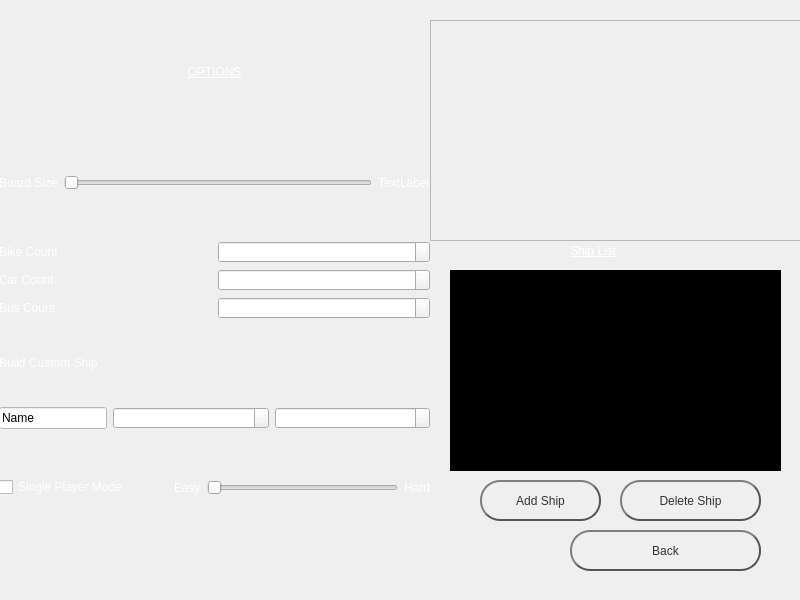
<?xml version="1.0" encoding="UTF-8"?>
<ui version="4.0">
 <class>settingspage</class>
 <widget class="QWidget" name="settingspage">
  <property name="geometry">
   <rect>
    <x>0</x>
    <y>0</y>
    <width>800</width>
    <height>600</height>
   </rect>
  </property>
  <property name="windowTitle">
   <string>Form</string>
  </property>
  <widget class="QFrame" name="frame">
   <property name="geometry">
    <rect>
     <x>430</x>
     <y>20</y>
     <width>371</width>
     <height>221</height>
    </rect>
   </property>
   <property name="styleSheet">
    <string notr="true">image: url(:/BattleShipLogo.svg);</string>
   </property>
   <property name="frameShape">
    <enum>QFrame::StyledPanel</enum>
   </property>
   <property name="frameShadow">
    <enum>QFrame::Raised</enum>
   </property>
  </widget>
  <widget class="QPushButton" name="backButtonOptions">
   <property name="geometry">
    <rect>
     <x>570</x>
     <y>530</y>
     <width>191</width>
     <height>41</height>
    </rect>
   </property>
   <property name="styleSheet">
    <string notr="true">QPushButton {
	font: 18pt &quot;MS Shell Dlg 2&quot;;
    color: #333;
    border: 2px solid #555;
    border-radius: 20px;
    border-style: outset;
    background: qradialgradient(
        cx: 0.3, cy: -0.4, fx: 0.3, fy: -0.4,
        radius: 1.35, stop: 0 #fff, stop: 1 #888
        );
    padding: 5px;
    }

QPushButton:hover {
    background: qradialgradient(
        cx: 0.3, cy: -0.4, fx: 0.3, fy: -0.4,
        radius: 1.35, stop: 0 #fff, stop: 1 #bbb
        );
    }

QPushButton:pressed {
    border-style: inset;
    background: qradialgradient(
        cx: 0.4, cy: -0.1, fx: 0.4, fy: -0.1,
        radius: 1.35, stop: 0 #fff, stop: 1 #ddd
        );
    }</string>
   </property>
   <property name="text">
    <string>Back</string>
   </property>
  </widget>
  <widget class="QWidget" name="verticalLayoutWidget">
   <property name="geometry">
    <rect>
     <x>-1</x>
     <y>19</y>
     <width>431</width>
     <height>521</height>
    </rect>
   </property>
   <layout class="QVBoxLayout" name="verticalLayout">
    <item>
     <widget class="QLabel" name="label_5">
      <property name="styleSheet">
       <string notr="true">color: rgb(255, 255, 255);
font: 75 28pt &quot;MS Shell Dlg 2&quot;;
text-decoration: underline;</string>
      </property>
      <property name="text">
       <string>OPTIONS</string>
      </property>
      <property name="alignment">
       <set>Qt::AlignCenter</set>
      </property>
     </widget>
    </item>
    <item>
     <layout class="QHBoxLayout" name="horizontalLayout">
      <item>
       <widget class="QLabel" name="BoardSize">
        <property name="styleSheet">
         <string notr="true">color: rgb(255, 255, 255);
color: rgb(255, 255, 255);
font: 75 10pt &quot;MS Shell Dlg 2&quot;;</string>
        </property>
        <property name="text">
         <string>Board Size</string>
        </property>
       </widget>
      </item>
      <item>
       <widget class="QSlider" name="sizeSlider">
        <property name="orientation">
         <enum>Qt::Horizontal</enum>
        </property>
       </widget>
      </item>
      <item>
       <widget class="QLabel" name="sizeValue">
        <property name="styleSheet">
         <string notr="true">color: rgb(255, 255, 255);</string>
        </property>
        <property name="text">
         <string>TextLabel</string>
        </property>
       </widget>
      </item>
     </layout>
    </item>
    <item>
     <layout class="QHBoxLayout" name="horizontalLayout_2">
      <item>
       <widget class="QLabel" name="busCountLabel">
        <property name="sizePolicy">
         <sizepolicy hsizetype="Preferred" vsizetype="Fixed">
          <horstretch>0</horstretch>
          <verstretch>0</verstretch>
         </sizepolicy>
        </property>
        <property name="styleSheet">
         <string notr="true">color: rgb(255, 255, 255);
font: 75 12pt &quot;MS Shell Dlg 2&quot;;</string>
        </property>
        <property name="text">
         <string>Bike Count</string>
        </property>
       </widget>
      </item>
      <item>
       <widget class="QSpinBox" name="bikeSpinBox">
        <property name="styleSheet">
         <string notr="true">color: rgb(255, 255, 255)</string>
        </property>
       </widget>
      </item>
     </layout>
    </item>
    <item>
     <layout class="QHBoxLayout" name="horizontalLayout_4">
      <item>
       <widget class="QLabel" name="carCountLabel">
        <property name="sizePolicy">
         <sizepolicy hsizetype="Preferred" vsizetype="Fixed">
          <horstretch>0</horstretch>
          <verstretch>0</verstretch>
         </sizepolicy>
        </property>
        <property name="styleSheet">
         <string notr="true">color: rgb(255, 255, 255);
font: 75 12pt &quot;MS Shell Dlg 2&quot;;</string>
        </property>
        <property name="text">
         <string>Car Count</string>
        </property>
       </widget>
      </item>
      <item>
       <widget class="QSpinBox" name="carSpinBox">
        <property name="styleSheet">
         <string notr="true">color: rgb(255, 255, 255)</string>
        </property>
       </widget>
      </item>
     </layout>
    </item>
    <item>
     <layout class="QHBoxLayout" name="horizontalLayout_5">
      <item>
       <widget class="QLabel" name="busCountLabel_2">
        <property name="sizePolicy">
         <sizepolicy hsizetype="Preferred" vsizetype="Fixed">
          <horstretch>0</horstretch>
          <verstretch>0</verstretch>
         </sizepolicy>
        </property>
        <property name="styleSheet">
         <string notr="true">color: rgb(255, 255, 255);
font: 75 12pt &quot;MS Shell Dlg 2&quot;;</string>
        </property>
        <property name="text">
         <string>Bus Count</string>
        </property>
       </widget>
      </item>
      <item>
       <widget class="QSpinBox" name="busSpinBox">
        <property name="styleSheet">
         <string notr="true">color: rgb(255, 255, 255)</string>
        </property>
       </widget>
      </item>
     </layout>
    </item>
    <item>
     <layout class="QVBoxLayout" name="verticalLayout_2">
      <item>
       <widget class="QLabel" name="label">
        <property name="styleSheet">
         <string notr="true">color: rgb(255, 255, 255);
font: 75 12pt &quot;MS Shell Dlg 2&quot;;</string>
        </property>
        <property name="text">
         <string>Build Custom Ship</string>
        </property>
       </widget>
      </item>
      <item>
       <layout class="QHBoxLayout" name="horizontalLayout_6">
        <item>
         <widget class="QLineEdit" name="customName">
          <property name="sizePolicy">
           <sizepolicy hsizetype="Fixed" vsizetype="Fixed">
            <horstretch>0</horstretch>
            <verstretch>0</verstretch>
           </sizepolicy>
          </property>
          <property name="styleSheet">
           <string notr="true">background-color: rgb(255, 255, 255)</string>
          </property>
          <property name="inputMask">
           <string/>
          </property>
          <property name="text">
           <string>Name</string>
          </property>
          <property name="maxLength">
           <number>10</number>
          </property>
         </widget>
        </item>
        <item>
         <widget class="QSpinBox" name="customLength">
          <property name="styleSheet">
           <string notr="true">color: rgb(255, 255, 255)</string>
          </property>
          <property name="minimum">
           <number>1</number>
          </property>
         </widget>
        </item>
        <item>
         <widget class="QSpinBox" name="customWidth">
          <property name="styleSheet">
           <string notr="true">color: rgb(255, 255, 255)</string>
          </property>
          <property name="minimum">
           <number>1</number>
          </property>
         </widget>
        </item>
       </layout>
      </item>
     </layout>
    </item>
    <item>
     <layout class="QHBoxLayout" name="horizontalLayout_3">
      <item>
       <widget class="QCheckBox" name="singlePlayerCB">
        <property name="styleSheet">
         <string notr="true">color: rgb(255, 255, 255)</string>
        </property>
        <property name="text">
         <string>Single Player Mode</string>
        </property>
       </widget>
      </item>
      <item>
       <spacer name="horizontalSpacer">
        <property name="orientation">
         <enum>Qt::Horizontal</enum>
        </property>
        <property name="sizeType">
         <enum>QSizePolicy::Fixed</enum>
        </property>
        <property name="sizeHint" stdset="0">
         <size>
          <width>40</width>
          <height>20</height>
         </size>
        </property>
       </spacer>
      </item>
      <item>
       <widget class="QLabel" name="easyDifficulty">
        <property name="styleSheet">
         <string notr="true">color: rgb(255, 255, 255)</string>
        </property>
        <property name="text">
         <string>Easy</string>
        </property>
       </widget>
      </item>
      <item>
       <widget class="QSlider" name="difficultySlider">
        <property name="maximum">
         <number>3</number>
        </property>
        <property name="pageStep">
         <number>1</number>
        </property>
        <property name="orientation">
         <enum>Qt::Horizontal</enum>
        </property>
        <property name="tickInterval">
         <number>0</number>
        </property>
       </widget>
      </item>
      <item>
       <widget class="QLabel" name="hardDifficulty">
        <property name="styleSheet">
         <string notr="true">color: rgb(255, 255, 255)</string>
        </property>
        <property name="text">
         <string>Hard</string>
        </property>
       </widget>
      </item>
     </layout>
    </item>
   </layout>
  </widget>
  <widget class="QListWidget" name="shipList">
   <property name="geometry">
    <rect>
     <x>450</x>
     <y>270</y>
     <width>331</width>
     <height>201</height>
    </rect>
   </property>
   <property name="styleSheet">
    <string notr="true">background-color: rgb(0, 0, 0);
color: rgb(255, 255, 255);
font: 75 12pt &quot;MS Shell Dlg 2&quot;;</string>
   </property>
  </widget>
  <widget class="QPushButton" name="deleteCustomShip">
   <property name="geometry">
    <rect>
     <x>620</x>
     <y>480</y>
     <width>141</width>
     <height>41</height>
    </rect>
   </property>
   <property name="styleSheet">
    <string notr="true">QPushButton {
	font: 18pt &quot;MS Shell Dlg 2&quot;;
    color: #333;
    border: 2px solid #555;
    border-radius: 20px;
    border-style: outset;
    background: qradialgradient(
        cx: 0.3, cy: -0.4, fx: 0.3, fy: -0.4,
        radius: 1.35, stop: 0 #fff, stop: 1 #888
        );
    padding: 5px;
    }

QPushButton:hover {
    background: qradialgradient(
        cx: 0.3, cy: -0.4, fx: 0.3, fy: -0.4,
        radius: 1.35, stop: 0 #fff, stop: 1 #bbb
        );
    }

QPushButton:pressed {
    border-style: inset;
    background: qradialgradient(
        cx: 0.4, cy: -0.1, fx: 0.4, fy: -0.1,
        radius: 1.35, stop: 0 #fff, stop: 1 #ddd
        );
    }</string>
   </property>
   <property name="text">
    <string>Delete Ship</string>
   </property>
  </widget>
  <widget class="QPushButton" name="addCustomShip">
   <property name="geometry">
    <rect>
     <x>480</x>
     <y>480</y>
     <width>121</width>
     <height>41</height>
    </rect>
   </property>
   <property name="styleSheet">
    <string notr="true">QPushButton {
	font: 18pt &quot;MS Shell Dlg 2&quot;;
    color: #333;
    border: 2px solid #555;
    border-radius: 20px;
    border-style: outset;
    background: qradialgradient(
        cx: 0.3, cy: -0.4, fx: 0.3, fy: -0.4,
        radius: 1.35, stop: 0 #fff, stop: 1 #888
        );
    padding: 5px;
    }

QPushButton:hover {
    background: qradialgradient(
        cx: 0.3, cy: -0.4, fx: 0.3, fy: -0.4,
        radius: 1.35, stop: 0 #fff, stop: 1 #bbb
        );
    }

QPushButton:pressed {
    border-style: inset;
    background: qradialgradient(
        cx: 0.4, cy: -0.1, fx: 0.4, fy: -0.1,
        radius: 1.35, stop: 0 #fff, stop: 1 #ddd
        );
    }</string>
   </property>
   <property name="text">
    <string>Add Ship</string>
   </property>
  </widget>
  <widget class="QLabel" name="label_2">
   <property name="geometry">
    <rect>
     <x>570</x>
     <y>240</y>
     <width>81</width>
     <height>21</height>
    </rect>
   </property>
   <property name="styleSheet">
    <string notr="true">color: rgb(255, 255, 255);
font: 75 16pt &quot;MS Shell Dlg 2&quot;;
text-decoration: underline;</string>
   </property>
   <property name="text">
    <string>Ship List</string>
   </property>
  </widget>
 </widget>
 <resources/>
 <connections/>
</ui>
